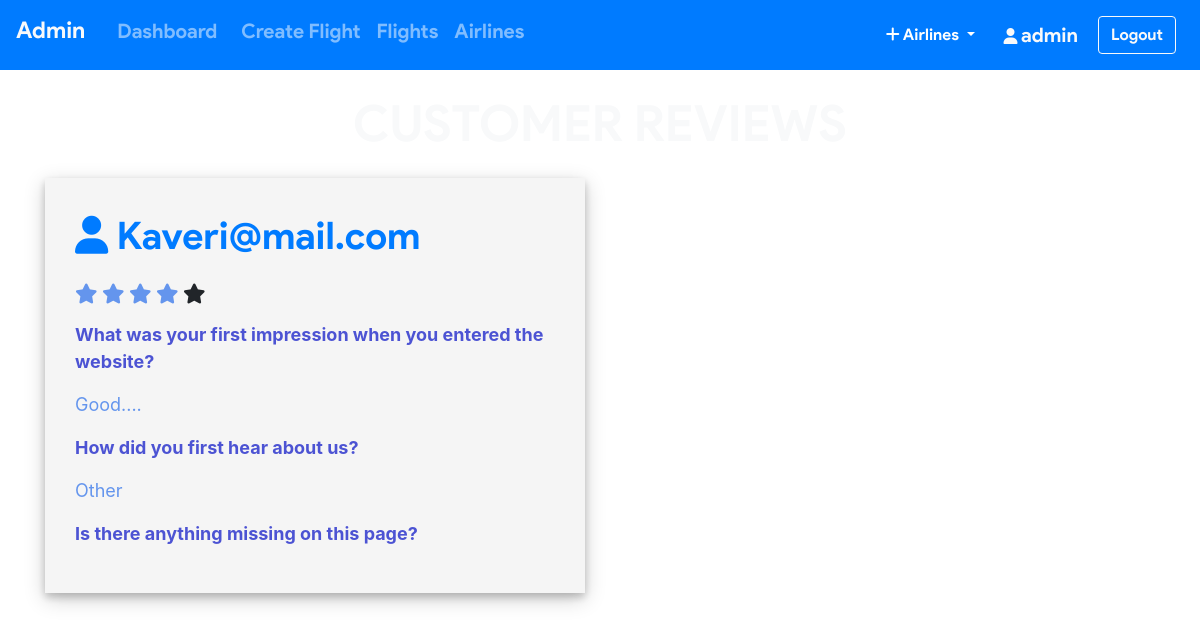
The app's page /admin/review.php (signed in) with its own data.
### tables this page shows
CREATE TABLE `feedback` (
  `feed_id` int(11) NOT NULL,
  `email` varchar(50) NOT NULL,
  `q1` varchar(250) NOT NULL,
  `q2` varchar(20) NOT NULL,
  `q3` varchar(250) NOT NULL,
  `rate` int(11) NOT NULL
);

### admin/review.php (the view, shortened to what this page needs)
<?php include_once 'header.php';
require '../helpers/init_conn_db.php';?>
<?php if(isset($_SESSION['adminId'])) { ?>
<main>
<div class="container mt-4 mb-4">
  <h1 class="text-center mb-4 text-light">CUSTOMER REVIEWS</h1>
  <div class="row">
    <?php
    $sql = 'SELECT * FROM feedback ORDER BY feed_id DESC';
    $stmt = mysqli_stmt_init($conn);
    mysqli_stmt_prepare($stmt,$sql);
    mysqli_stmt_execute($stmt);
    $result = mysqli_stmt_get_result($stmt);
    while ($row = mysqli_fetch_assoc($result)) {
      $arr = [];
      for($i=0;$i<(int)$row['rate'];$i++) {
        array_push($arr,'checked');
      }
      echo '
      <div class="col-md-6 mb-5">
      <div class="review-bag">
        <p class="mail text-primary"> <i class="fa fa-user"></i> '.$row['email'].'</p>
        <p class="star">
          <span class="fa fa-star fa-lg '.$arr[0].'"></span>
          <span class="fa fa-star fa-lg '.$arr[1].'"></span>
          <span class="fa fa-star fa-lg '.$arr[2].'"></span>
          <span class="fa fa-star fa-lg '.$arr[3].'"></span>
          <span class="fa fa-star fa-lg '.$arr[4].'"></span>
        </p>
        <p class="quest">What was your first impression when you entered the website?</p>
        <p class="ans">'.$row['q1'].'</p>
        <p class="quest">How did you first hear about us?</p>
        <p class="ans">'.$row['q2'].'</p>
        <p class="quest">Is there anything missing on this page?</p>
        <p class="ans">'.$row['q3'].'</p>
      </div>
      </div>   ';
    } ?>
  </div>
</div>
</main>
<?php } ?>
<?php include_once 'footer.php'; ?>

### admin/review.php (style rules this page uses)
body { background-image: url('../assets/images/sky.jpg'); background-repeat: no-repeat; background-attachment: fixed; background-size: 100% 100%; }
.checked { color: cornflowerblue; }
h1 { font-size: 50px !important; font-family: 'product sans'; margin-bottom: 20px; }
p.mail { font-family: 'product sans'; font-size: 38px; }
p.ans { color: cornflowerblue; font-size: 18px; }
p.quest { color: #4C53D3; font-size: 18px; font-weight: bold; }
div.review-bag { box-shadow: 0 4px 8px 0 rgba(0, 0, 0, 0.2), 0 6px 20px 0 rgba(0, 0, 0, 0.19); background: whitesmoke; padding: 30px !important; }

### records on screen
feedback: email "Kaveri@mail.com", q1 "Good....", q2 "Other"

### other values on screen
$_SESSION['adminUname'] "admin"
